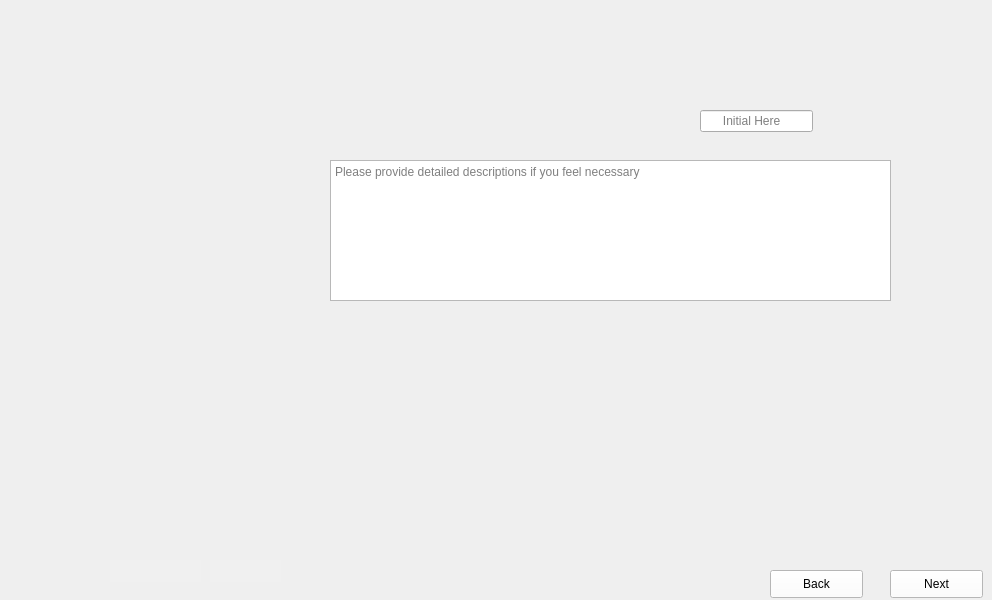
      <widget class="QWidget" name="Mount_Piezo_Wafer_2">
       <property name="maximumSize">
        <size>
         <width>1024</width>
         <height>600</height>
        </size>
       </property>
       <property name="styleSheet">
        <string notr="true">border-image: url(:/images/images/Mount_Piezo_Wafer_2.PNG);</string>
       </property>
       <widget class="QLineEdit" name="Mount_Piezo_Wafer_2_Data">
        <property name="enabled">
         <bool>true</bool>
        </property>
        <property name="geometry">
         <rect>
          <x>700</x>
          <y>110</y>
          <width>113</width>
          <height>22</height>
         </rect>
        </property>
        <property name="styleSheet">
         <string notr="true">color: rgb(0, 0, 0);
border-image:None;</string>
        </property>
        <property name="text">
         <string/>
        </property>
        <property name="maxLength">
         <number>32767</number>
        </property>
        <property name="placeholderText">
         <string>      Initial Here</string>
        </property>
       </widget>
       <widget class="QTextEdit" name="Mount_Piezo_Wafer_2_Comments">
        <property name="geometry">
         <rect>
          <x>330</x>
          <y>160</y>
          <width>561</width>
          <height>141</height>
         </rect>
        </property>
        <property name="styleSheet">
         <string notr="true">border-image:None;
</string>
        </property>
        <property name="placeholderText">
         <string>Please provide detailed descriptions if you feel necessary</string>
        </property>
       </widget>
       <widget class="QPushButton" name="Mount_Piezo_Wafer_2_Next">
        <property name="geometry">
         <rect>
          <x>890</x>
          <y>570</y>
          <width>93</width>
          <height>28</height>
         </rect>
        </property>
        <property name="styleSheet">
         <string notr="true">QPushButton{
background-color: rgb(255, 255, 255);
height: 35px;
border-image:None;
}
QPushButton::hover{
background-color: rgb(0, 0, 255);
}
QPushButton:pressed{
padding-top:7px;
padding-top:7px;
}</string>
        </property>
        <property name="text">
         <string>Next</string>
        </property>
        <property name="iconSize">
         <size>
          <width>20</width>
          <height>20</height>
         </size>
        </property>
        <property name="autoDefault">
         <bool>false</bool>
        </property>
       </widget>
       <widget class="QPushButton" name="Mount_Piezo_Wafer_2_Back">
        <property name="geometry">
         <rect>
          <x>770</x>
          <y>570</y>
          <width>93</width>
          <height>28</height>
         </rect>
        </property>
        <property name="styleSheet">
         <string notr="true">QPushButton{
background-color: rgb(255, 255, 255);
height: 35px;
border-image:None;
}
QPushButton::hover{
background-color: rgb(0, 0, 255);
}
QPushButton:pressed{
padding-top:7px;
padding-top:7px;
}</string>
        </property>
        <property name="text">
         <string>Back</string>
        </property>
        <property name="iconSize">
         <size>
          <width>20</width>
          <height>20</height>
         </size>
        </property>
        <property name="autoDefault">
         <bool>false</bool>
        </property>
       </widget>
       <widget class="QLineEdit" name="Mount_Piezo_Wafer_2_Initial">
        <property name="geometry">
         <rect>
          <x>210</x>
          <y>560</y>
          <width>71</width>
          <height>22</height>
         </rect>
        </property>
        <property name="styleSheet">
         <string notr="true">QLineEdit{
background-color: rgb(240, 240, 240);
border: none;
border-image:None;
}</string>
        </property>
       </widget>
       <widget class="QLineEdit" name="Mount_Piezo_Wafer_2_Dates">
        <property name="geometry">
         <rect>
          <x>110</x>
          <y>560</y>
          <width>91</width>
          <height>22</height>
         </rect>
        </property>
        <property name="styleSheet">
         <string notr="true">QLineEdit{
background-color: rgb(240, 240, 240);
border: none;
border-image:None;
}</string>
        </property>
       </widget>
      </widget>
